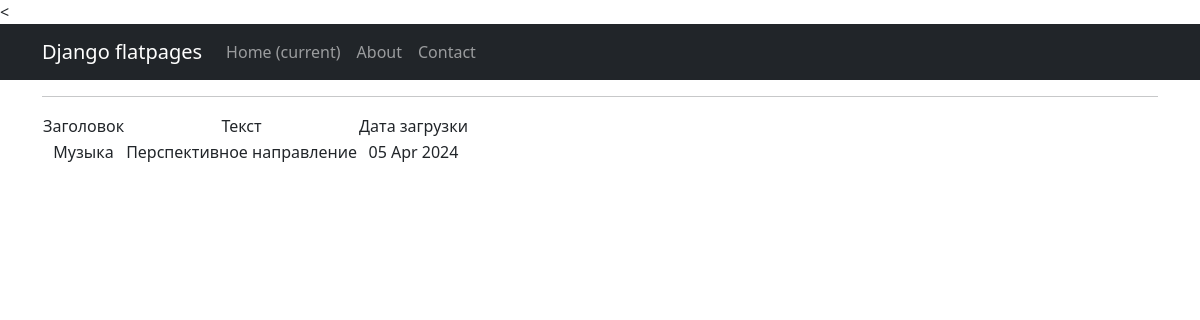
Page /news/4 on the committed database.
### news/models.py (models this page shows, shortened)
class Post(models.Model):
    news = "NW"
    articles = "AR"
    POST_TYPES = [
        (news, "Новость"),
        (articles, "Статья")
    ]
    author = models.ForeignKey(Author, on_delete=models.CASCADE)
    post_type = models.CharField(max_length=2, choices=POST_TYPES, default=news)
    date_in = models.DateTimeField(auto_now_add=True)
    category = models.ManyToManyField(Category, through="PostCategory")
    title = models.CharField(max_length=255)
    text = models.TextField()
    rating = models.IntegerField(default=0)

### news/views.py (the view)
# urls.py: path('news/<int:pk>', PostDetail.as_view(), name='news_detail'),
class PostDetail(DetailView):
    model = Post
    template_name = 'news_id.html'
    context_object_name = 'post'

### news/templatetags/custom_filters.py (called while the page is built)
@register.filter()
def censor(value):
    censor_list = ["Победа", "Спешите"]
    for word in censor_list:
        value = value.replace(word[1:], "*" * len(word[1:]))
    return value

### templates/news_id.html (shortened to what this page needs)
{% extends 'flatpages/default.html' %}
{% load custom_filters %}
{% block content %}
<hr>
       <table>
           <tr>
               <td>Заголовок</td>
               <td>Текст</td>
               <td>Дата загрузки</td>
           </tr>
           <tr>
               <td>{{ post.title }}</td>
               <td>{{ post.text|censor }}</td>
               <td>{{ post.date_in|date:'d M Y' }}</td>
           </tr>
       </table>
{% endblock content %}

### rows in the picture
Post: title "Музыка", text|censor "Перспективное направление", date_in "05 Apr 2024"
